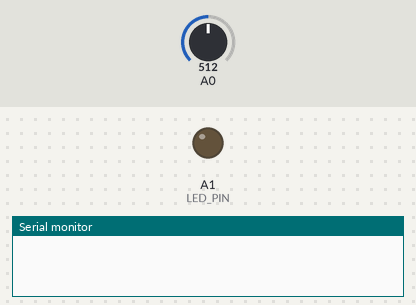
The sketch below on a simulated Arduino Zero (SAMD21). Shown: output pins drawn as LEDs (lit = HIGH), the last lines printed to the serial monitor. Inputs (shaded band) come from the test bench; at power-on: A0 = 512 (analog values on the 0–1023 scale).

Above: at 1.8 s.
1.9 s: A0 set to 0
At 4.4 s:
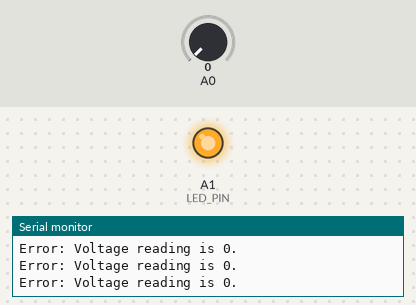
Timing chart, 0 to 5.9 s (numbered marks = the images above; inputs shaded):
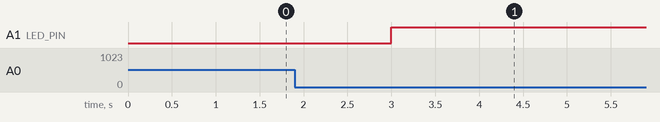

The sketch:

3.PWM-LUX.ino
```cpp
#include <Arduino.h>
#include <math.h>

// Define constants for voltage, ADC, and resistor values
#define VCC 3.3                    // Supply voltage in volts
#define MY_ADC_RESOLUTION 4095.0   // 12-bit ADC maximum value (0 to 4095)
#define FIXED_RESISTOR 10000.0     // 10k ohm resistor in the voltage divider
const float R10 = 225000.0;          // Nominal LDR resistance at a reference lux

// Calibration parameter for the LDR conversion equation
// The relationship is: log10(R_LDR) = m * log10(Lux) + b
// We are calibrating m (the slope); b is then computed from R10.
float LDR_M = -0.9;    // Initial guess for m; adjust this for calibration
float LDR_B = log10(R10) - LDR_M; // Derived intercept from nominal value

// PWM and LED configuration
const int LED_PIN = 15;    // LED pin driven by PWM
const int DAC_RANGE = 4096; // PWM range (0 to 4095)
const int NUM_STEPS = 11;  // We want 11 steps (0, 1, 2, ..., 10)

void setup() {
  Serial.begin(115200);
  analogReadResolution(12);
  analogWriteResolution(12);
}

void loop() {
  int pwmValues[NUM_STEPS];
  float luxValues[NUM_STEPS];

  // Loop over 11 steps to sweep the PWM duty cycle from 0 to maximum
  for (int step = 0; step < NUM_STEPS; step++) {
    // Calculate the PWM value for this step
    int pwmValue = (DAC_RANGE - 1) * step / (NUM_STEPS - 1);
    pwmValues[step] = pwmValue;

    // Write PWM value to the LED
    analogWrite(LED_PIN, pwmValue);
    delay(500);  // Allow time for the LED and RC filter to settle

    // Read the ADC value from the voltage divider (LDR and fixed resistor)
    int adcValue = analogRead(A0);

    // Convert ADC reading to voltage
    float voltage = (adcValue / MY_ADC_RESOLUTION) * VCC;
    if (voltage <= 0) {
      Serial.println("Error: Voltage reading is 0.");
      luxValues[step] = 0;
      continue;
    }

    // Calculate the LDR resistance using the voltage divider formula:
    // V_out = VCC * (R_fixed / (R_fixed + R_LDR))
    // => R_LDR = R_fixed * (VCC/V_out - 1)
    float rLDR = FIXED_RESISTOR * (VCC / voltage - 1);

    // Compute lux using the log-log conversion formula:
    // log10(Lux) = (log10(R_LDR) - b) / m  ==>  Lux = 10^((log10(R_LDR) - b) / m)
    float lux = pow(10, (log10(rLDR) - LDR_B) / LDR_M);
    luxValues[step] = lux;
  }

  // Print all PWM (duty cycle) values first, one per line
  Serial.println("PWM Duty Cycle Values:");
  for (int i = 0; i < NUM_STEPS; i++) {
    Serial.println(pwmValues[i]);
  }

  // Then print all corresponding Lux values, one per line
  Serial.println("Lux Values:");
  for (int i = 0; i < NUM_STEPS; i++) {
    Serial.println(luxValues[i], 2);
  }

  Serial.println("Calibration cycle complete. Restarting in 5 seconds...");
  delay(5000);
}
```
